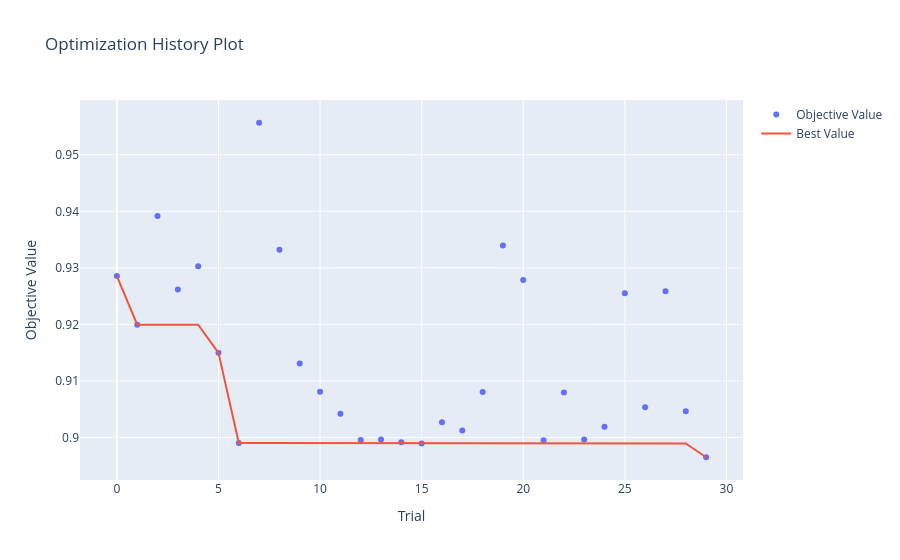
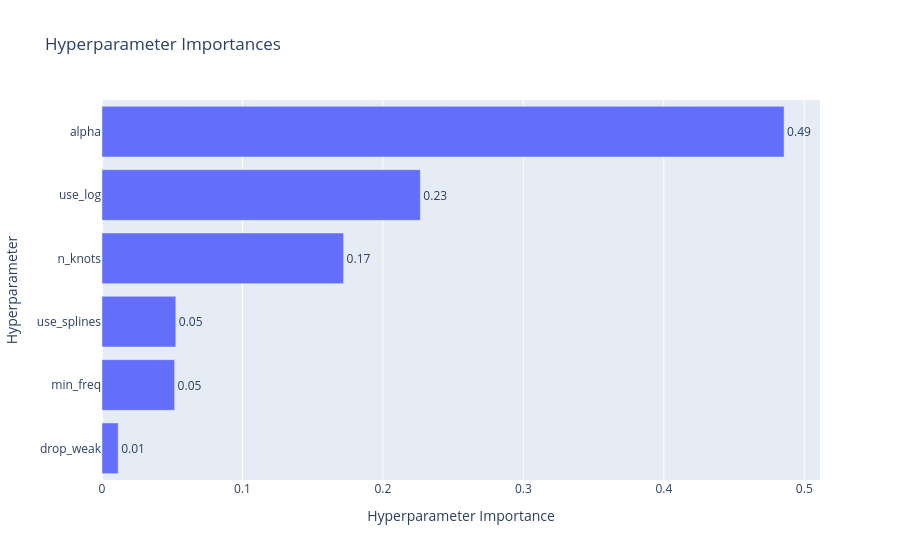

Notebook cell for these charts, in order:
### Code cell
optuna.visualization.plot_optimization_history(study).show()
optuna.visualization.plot_param_importances(study).show()

### Figure 1 — Plotly figure (JSON) as saved in the notebook; plotly's stock layout.template omitted (floating-point values rounded to 4 significant figures)
{"data": [{"mode": "markers", "name": "Objective Value", "type": "scatter", "x": [0, 1, 2, 3, 4, 5, 6, 7, 8, 9, 10, 11, 12, 13, 14, 15, 16, 17, 18, 19, 20, 21, 22, 23, 24, 25, 26, 27, 28, 29], "y": [0.9285, 0.92, 0.9392, 0.9262, 0.9303, 0.915, 0.899, 0.9557, 0.9332, 0.9131, 0.9081, 0.9042, 0.8996, 0.8996, 0.8992, 0.8989, 0.9027, 0.9012, 0.908, 0.9339, 0.9278, 0.8995, 0.908, 0.8996, 0.9019, 0.9255, 0.9053, 0.9259, 0.9047, 0.8965]}, {"mode": "lines", "name": "Best Value", "type": "scatter", "x": [0, 1, 2, 3, 4, 5, 6, 7, 8, 9, 10, 11, 12, 13, 14, 15, 16, 17, 18, 19, 20, 21, 22, 23, 24, 25, 26, 27, 28, 29], "y": [0.9285, 0.92, 0.92, 0.92, 0.92, 0.915, 0.899, 0.899, 0.899, 0.899, 0.899, 0.899, 0.899, 0.899, 0.899, 0.8989, 0.8989, 0.8989, 0.8989, 0.8989, 0.8989, 0.8989, 0.8989, 0.8989, 0.8989, 0.8989, 0.8989, 0.8989, 0.8989, 0.8965]}, {"marker": {"color": "#cccccc"}, "mode": "markers", "name": "Infeasible Trial", "showlegend": false, "type": "scatter", "x": [], "y": []}], "layout": {"title": {"text": "Optimization History Plot"}, "xaxis": {"title": {"text": "Trial"}}, "yaxis": {"title": {"text": "Objective Value"}}}}

### Figure 2 — Plotly figure (JSON) as saved in the notebook; plotly's stock layout.template omitted (floating-point values rounded to 4 significant figures)
{"data": [{"cliponaxis": false, "hovertemplate": ["drop_weak (CategoricalDistribution): 0.011511987505562348<extra></extra>", "min_freq (IntDistribution): 0.05169895723172036<extra></extra>", "use_splines (CategoricalDistribution): 0.05253228496952515<extra></extra>", "n_knots (IntDistribution): 0.17200182160877875<extra></extra>", "use_log (CategoricalDistribution): 0.22663658586536026<extra></extra>", "alpha (FloatDistribution): 0.4856183628190531<extra></extra>"], "name": "Objective Value", "orientation": "h", "text": ["0.01", "0.05", "0.05", "0.17", "0.23", "0.49"], "textposition": "outside", "type": "bar", "x": [0.01151, 0.0517, 0.05253, 0.172, 0.2266, 0.4856], "y": ["drop_weak", "min_freq", "use_splines", "n_knots", "use_log", "alpha"]}], "layout": {"title": {"text": "Hyperparameter Importances"}, "xaxis": {"title": {"text": "Hyperparameter Importance"}}, "yaxis": {"title": {"text": "Hyperparameter"}}}}
